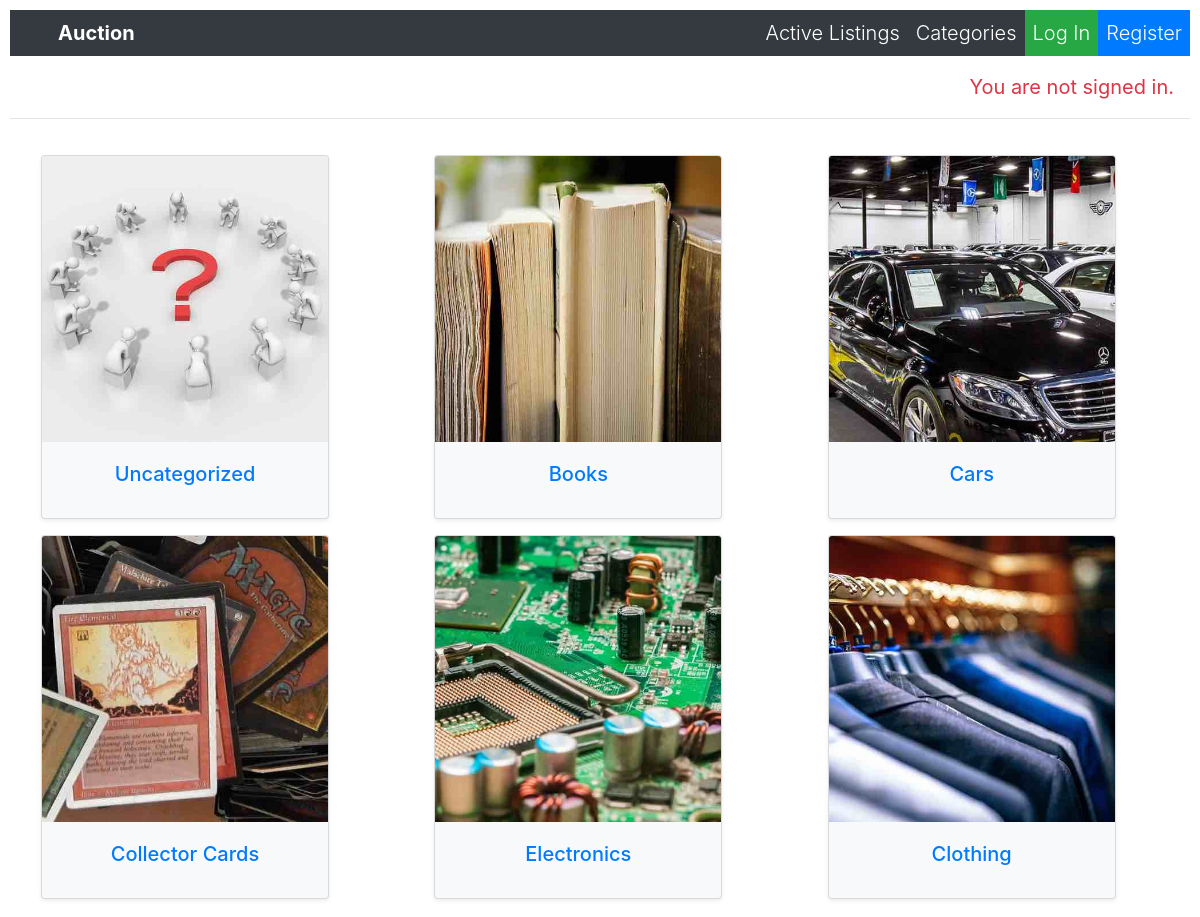
The page /categories on the database its author committed.
### auctions/models.py (models this page shows, shortened)
class Category(models.Model):
    category = models.CharField(max_length=30)
    image = models.ImageField(upload_to='categories')
    class Meta:
        verbose_name_plural='01. Categories'

### auctions/views.py (the view)
# urls.py: path("categories", views.categories, name="categories"),
def categories(request):
    categories = Category.objects.all()
    return render(request, "auctions/categories.html", {
        "categories": categories,
    })

### auctions/templates/auctions/categories.html (shortened to what this page needs)
{% extends "auctions/layout.html" %}
{% block body %}
    <center>
        <h2 class="pb-1">{{ page_header }}</h2>
    </center>
    <div class="row mx-auto">
        {% for category in categories %}
            <div class="col col-lg-4 col-md-3 col-sm-6 col-12 mx-0">
                <a class="nav-link" href="{% url 'category_list' cat_id=category.id %}">
                    <div class="card bg-light shadow-sm" style="width: 18rem;">
                        <img class="card-img-top" src="{{ category.image.url }}" alt="Category {{ category.id }} image">
                        <div class="card-body">
                            <center>
                                <h5 class="card-title">{{ category.category|title }}</h5>
                            </center>
                        </div>
                    </div>
                </a>
            </div>
        {% endfor %}
    </div>
{% endblock %}

### auctions/templates/auctions/layout.html (shortened to what this page needs)
{% load static %}
<!DOCTYPE html>
<html lang="en">
    <head>
        <link rel="stylesheet" type="text/css" href="https://stackpath.bootstrapcdn.com/font-awesome/4.7.0/css/font-awesome.min.css">
        <link rel="stylesheet" href="https://cdn.jsdelivr.net/npm/bootstrap@4.6.1/dist/css/bootstrap.min.css">
        <link href="{% static 'auctions/styles.css' %}" rel="stylesheet">
    </head>
    <body>
        <nav class="navbar navbar-expand-lg navbar-dark bg-dark p-0">
            <a href="{% url 'index' %}" class="navbar-brand px-5"><strong>Auction</strong></a>
            <div class="collapse navbar-collapse" id="navbarSupportedContent">
                <ul class="navbar-nav ml-auto">
                    <li class="nav-item active">
                        <a class="nav-link lead text-white " href="{% url 'index' %}">Active Listings</a>
                    </li>
                    <li class="nav-item">
                        <a class="nav-link lead text-white" href="{% url 'categories' %}">Categories</a>
                    </li>
                    {% if user.is_authenticated %}
                        <li class="nav-item">
                            <a class="nav-link lead text-white" href="{% url 'watchlist' %}">Watchlist</a>
                        </li>
                        <li class="nav-item">
                            <a class="nav-link lead text-white" href="{% url 'create_listing' %}">
                                Create Listing
                            </a>
                        </li>
                        <li class="nav-item">
                            <a class="nav-link btn-danger lead text-white rounded-0 lead" role="button" href="{% url 'logout' %}">
                                Log Out
                            </a>
                        </li>
                    {% else %}
                        <li class="nav-item">
                            <a class="nav-link btn-success lead text-white rounded-0" role="button" href="{% url 'login' %}">
                                Log In
                            </a>
                        </li>
                        <li class="nav-item">
                            <a class="nav-link lead text-white btn-primary rounded-0" role="button" href="{% url 'register' %}">
                                Register
                            </a>
                        </li>
                    {% endif %}
                </ul>
            </div>
        </nav>
        <div style="text-align:right">
            {% if user.is_authenticated %}
                <p class="lead pr-3 pt-3">
                    Signed in as <strong style="color:#5D3FD3;">{{ user.username }}</strong>.
                </p>
            {% else %}
                <p class="lead pr-3 pt-3 text-danger">
                    <strong>You are not signed in.</strong>
                </p>
            {% endif %}
        </div>
        <hr>
        {% block body %}
        {% endblock %}
    </body>
</html>

### auctions/static/auctions/styles.css (style rules this page uses)
body { padding: 10px; }

### rows shown on the page
Category: image (picture), category "Uncategorized"
Category: image (picture), category "Books"
Category: image (picture), category "Cars"
Category: image (picture), category "Collector Cards"
Category: image (picture), category "Electronics"
Category: image (picture), category "Clothing"
